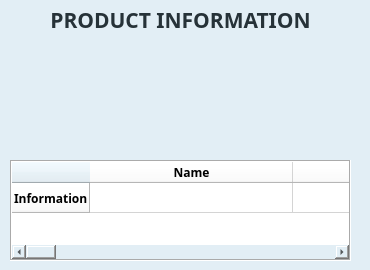
         <widget class="QWidget" name="widget_3" native="true">
          <property name="styleSheet">
           <string notr="true">/*background-color: rgb(255, 255, 255);*/
background-color: rgb(226, 238, 245);

</string>
          </property>
          <widget class="QTableWidget" name="foodCharacteristicsTableWidget">
           <property name="geometry">
            <rect>
             <x>10</x>
             <y>160</y>
             <width>341</width>
             <height>101</height>
            </rect>
           </property>
           <property name="font">
            <font>
             <family>Arial</family>
            </font>
           </property>
           <property name="styleSheet">
            <string notr="true">background-color: rgb(255, 255, 255);</string>
           </property>
           <property name="frameShape">
            <enum>QFrame::Box</enum>
           </property>
           <property name="frameShadow">
            <enum>QFrame::Sunken</enum>
           </property>
           <property name="verticalScrollBarPolicy">
            <enum>Qt::ScrollBarAsNeeded</enum>
           </property>
           <property name="editTriggers">
            <set>QAbstractItemView::NoEditTriggers</set>
           </property>
           <property name="selectionMode">
            <enum>QAbstractItemView::ExtendedSelection</enum>
           </property>
           <property name="verticalScrollMode">
            <enum>QAbstractItemView::ScrollPerPixel</enum>
           </property>
           <property name="gridStyle">
            <enum>Qt::SolidLine</enum>
           </property>
           <attribute name="horizontalHeaderDefaultSectionSize">
            <number>203</number>
           </attribute>
           <row>
            <property name="text">
             <string>Information</string>
            </property>
            <property name="font">
             <font>
              <family>Arial Black</family>
              <bold>true</bold>
             </font>
            </property>
           </row>
           <column>
            <property name="text">
             <string>Name</string>
            </property>
            <property name="font">
             <font>
              <family>Arial Black</family>
              <bold>true</bold>
             </font>
            </property>
           </column>
           <column>
            <property name="text">
             <string>Carbohydrate</string>
            </property>
            <property name="font">
             <font>
              <family>Arial Black</family>
              <bold>true</bold>
             </font>
            </property>
           </column>
           <column>
            <property name="text">
             <string>Calories</string>
            </property>
            <property name="font">
             <font>
              <family>Arial Black</family>
              <bold>true</bold>
             </font>
            </property>
           </column>
           <column>
            <property name="text">
             <string>Protein</string>
            </property>
            <property name="font">
             <font>
              <family>Arial Black</family>
              <bold>true</bold>
             </font>
            </property>
           </column>
           <column>
            <property name="text">
             <string>Sugar</string>
            </property>
            <property name="font">
             <font>
              <family>Arial Black</family>
             </font>
            </property>
           </column>
           <column>
            <property name="text">
             <string>Saturated Fat</string>
            </property>
            <property name="font">
             <font>
              <family>Arial Black</family>
             </font>
            </property>
           </column>
           <column>
            <property name="text">
             <string>Total Fat</string>
            </property>
            <property name="font">
             <font>
              <family>Arial Black</family>
             </font>
            </property>
           </column>
           <column>
            <property name="text">
             <string>Calcium (mg)</string>
            </property>
            <property name="font">
             <font>
              <family>Arial Black</family>
             </font>
            </property>
           </column>
           <column>
            <property name="text">
             <string>Sodium (mg)</string>
            </property>
            <property name="font">
             <font>
              <family>Arial Black</family>
             </font>
            </property>
           </column>
           <column>
            <property name="text">
             <string>Household Weight Description</string>
            </property>
            <property name="font">
             <font>
              <family>Arial Black</family>
             </font>
            </property>
           </column>
           <item row="0" column="0">
            <property name="font">
             <font>
              <family>Arial</family>
             </font>
            </property>
           </item>
           <item row="0" column="1">
            <property name="font">
             <font>
              <family>Arial</family>
             </font>
            </property>
           </item>
           <item row="0" column="3">
            <property name="font">
             <font>
              <family>Arial</family>
             </font>
            </property>
           </item>
           <item row="0" column="4">
            <property name="font">
             <font>
              <family>Arial</family>
             </font>
            </property>
           </item>
           <item row="0" column="5">
            <property name="font">
             <font>
              <family>Arial</family>
             </font>
            </property>
           </item>
           <item row="0" column="6">
            <property name="font">
             <font>
              <family>Arial</family>
             </font>
            </property>
           </item>
           <item row="0" column="7">
            <property name="font">
             <font>
              <family>Arial</family>
             </font>
            </property>
           </item>
           <item row="0" column="8">
            <property name="font">
             <font>
              <family>Arial</family>
             </font>
            </property>
           </item>
           <item row="0" column="9">
            <property name="font">
             <font>
              <family>Arial</family>
             </font>
            </property>
           </item>
          </widget>
          <widget class="QLabel" name="label_5">
           <property name="geometry">
            <rect>
             <x>0</x>
             <y>10</y>
             <width>361</width>
             <height>20</height>
            </rect>
           </property>
           <property name="font">
            <font>
             <family>Arial Black</family>
             <pointsize>16</pointsize>
             <bold>true</bold>
            </font>
           </property>
           <property name="toolTip">
            <string>&lt;html&gt;&lt;head/&gt;&lt;body&gt;&lt;p&gt;&lt;br/&gt;&lt;/p&gt;&lt;/body&gt;&lt;/html&gt;</string>
           </property>
           <property name="styleSheet">
            <string notr="true">color: rgb(38, 50, 56);</string>
           </property>
           <property name="text">
            <string>PRODUCT INFORMATION</string>
           </property>
           <property name="alignment">
            <set>Qt::AlignCenter</set>
           </property>
          </widget>
          <widget class="QLabel" name="label_16">
           <property name="geometry">
            <rect>
             <x>10</x>
             <y>40</y>
             <width>351</width>
             <height>111</height>
            </rect>
           </property>
           <property name="styleSheet">
            <string notr="true">image: url(:/resource/Carbohydrate__protein_and_fat_food_set-removebg-preview.png);</string>
           </property>
           <property name="text">
            <string/>
           </property>
          </widget>
         </widget>
